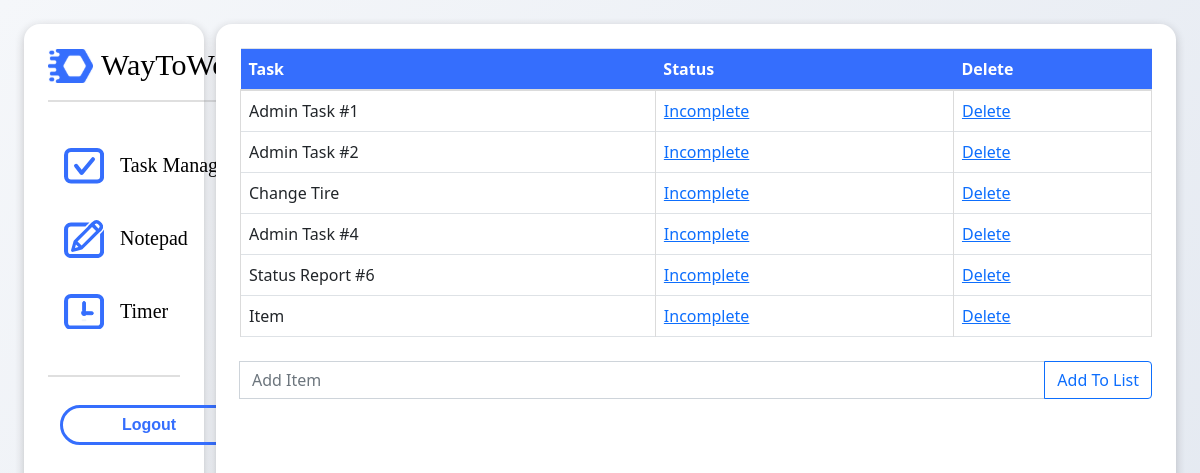
The page /todo/ (signed in) on the database its author committed.
### WhenToWork/models.py (models this page shows, shortened)
class List(models.Model):
    item = models.CharField(max_length=200, default='New Item')
    completed = models.BooleanField(default=False)
    user = models.ForeignKey(User, on_delete=models.CASCADE, related_name='todolist', null=True)
    created_at = models.DateTimeField(auto_now_add=True)
    modified_at = models.DateTimeField(auto_now=True)

### WhenToWork/views.py (the view)
# urls.py: path('todo/', todo , name="todo"),
def todo(request):
    all_items = List.objects.all
    if request.method == 'POST':
       form = ListForm(request.POST)
       user = request.user
       if form.is_valid():
           n = form.cleaned_data["item"]
           t=List(item=n)
           t.save
           request.user.todolist.add(t,bulk=False)
           all_items = List.objects.all
           messages.success(request, ('Item Has Been Added To List!'))
           return render(request, 'todo.html', {'all_items': all_items})
    else:
        all_items = List.objects.all
        return render(request, 'todo.html', {'all_items': all_items})

### WhenToWork/templates/todo.html (shortened to what this page needs)
{% extends 'base.html' %}
{% block content %}
<body>
    <div class="container.is-max-widescreen, container.is-max-desktop">
      <div class="layout" >
        <div class="topsidebar">
          <div class = "logo">
                <svg xmlns="http://www.w3.org/2000/svg" xmlns:xlink="http://www.w3.org/1999/xlink" width="202" height="36" viewBox="0 0 202 36">
                    <text id="WayToWork" transform="translate(53 27)" font-size="30" font-family="FormaDJRDisplay-Medium, Forma DJR Display" font-weight="500"><tspan x="0" y="0">WayToWork</tspan></text>
                  </svg>
          </div>
        <hr style="height:2px;border-width:0;color:gray;background-color:gray">
        <br>
        <a href="/todo/">&nbsp;&nbsp;&nbsp;<svg xmlns="http://www.w3.org/2000/svg" width="118" height="24" viewBox="0 0 118 24">
            <text id="Task_Manager" data-name="Task Manager" transform="translate(0 18)" font-size="20" font-family="FormaDJRDisplay-Medium, Forma DJR Display" font-weight="500"><tspan x="0" y="0">Task Manager</tspan></text>
          </svg>
        </a>
        <br>
        <a href="/notepad/">&nbsp;&nbsp;&nbsp;<svg xmlns="http://www.w3.org/2000/svg" width="118" height="24" viewBox="0 0 118 24">
            <text id="Task_Manager" data-name="Task Manager" transform="translate(0 18)" font-size="20" font-family="FormaDJRDisplay-Medium, Forma DJR Display" font-weight="500"><tspan x="0" y="0">Notepad</tspan></text>
          </svg>
        </a>
        <br>
        <a href="/timer/">&nbsp;&nbsp;&nbsp;<svg xmlns="http://www.w3.org/2000/svg" width="49" height="24" viewBox="0 0 49 24">
            <text id="Timer" transform="translate(0 18)" font-size="20" font-family="FormaDJRDisplay-Medium, Forma DJR Display" font-weight="500"><tspan x="0" y="0">Timer</tspan></text>
          </svg>
        </a>
        <br>
        </div>
        <hr style="height:2px;border-width:0;color:gray;background-color:gray">
        <div class="btn-holder">
        {% if user.is_authenticated %}
        <a  href= "/logout/" class="button-3" style="align-items: baseline;">Logout</a>
        {% endif %}
        </div>
      </div>
      <div class="layoutTwo">
          {% if all_items %}
          <table class="table table-bordered">
              <thead class="thead-dark" style="background-color:#356efd">
                  <tr>
                    <th scope="col" style="color: white;">Task</th>
                    <th scope="col"style="color: white;">Status</th>
                    <th scope="col"style="color: white;">Delete</th>
                  </tr>
              </thead>
          {% for things in user.todolist.all %}
              {% if things.completed %}
                  <tr class = "table-secondary">
                      <td>{{things.item}}</td>
                      <td><a href ="{% url 'uncross' things.id %}">Complete</a></td>
                      <td><a href ="{% url 'delete' things.id %}">Delete</a></td>
                  </tr>
              {% else %}
                  <tr>
                      <td>{{things.item}}</td>
                      <td><a href ="{% url 'cross_off' things.id %}">Incomplete</a></td>
                      <td><a href ="{% url 'delete' things.id %}">Delete</a></td>
                  </tr>
              {% endif %}
              {% endfor %}
          </table>
  {% endif %}
      <form class="d-inline-md-flex p-2, input-group mb-3" method ="POST">{% csrf_token %}
          <input class="form-control" type="search" placeholder="Add Item" aria-label="Search" name= "item">
          <button class="btn btn-outline-primary" type="submit">Add To List</button>
      </form>
      </div>
</body>
{% endblock %}

### WhenToWork/static/css/base.css (style rules this page uses)
* { -webkit-box-sizing: border-box; -moz-box-sizing: border-box; box-sizing: border-box; }
html { color: #356efd; background: rgb(14, 13, 13); background-image: linear-gradient(135deg, #f5f7fa 0%, #627fad2f 100%); background-repeat: no-repeat; background-size: cover; width: 100%; height: 100%; }
hr { display: block; margin-top: 0.5em; margin-bottom: 0.5em; color: black; margin-left: auto; margin-right: auto; border-style: inset; border-width: 1px; }

### WhenToWork/static/css/styles.css (style rules this page uses)
.layoutTwo { background-color: white; overflow: hidden; position: absolute; right: 0; top: 0; bottom: 0; margin-top: 3vh; height: 100%; width: 80%; padding: 3vh; margin: 3vh; height: 95vh; border-radius: 1rem; box-shadow: 0 3px 10px rgba(36, 35, 35, 0.24); }
.layout { top:0; bottom: 0; padding: 3vh; margin: 3vh; width: 15%; height: 95vh; background-color: white; border-radius: 1rem; box-shadow: 0 3px 10px rgba(36, 35, 35, 0.24); flex-wrap: wrap; flex-direction: column; display: flex; }
.logo { text-align: center; }
.layout a { padding:6px 8px 6px 16px; text-decoration: none; font-size:20px; display:block; }
hr { width: 100%; }
.layout .btn-holder .button-3 { appearance: none; background-color: transparent; border: 3px solid #356efd; border-radius: 30px; box-sizing: border-box; color: #356efd; cursor: pointer; display: inline-block; font-family: forma-djr-display, sans-serif; font-size: 2vh; font-weight: 600; line-height: normal; margin: .75rem; min-height: 10px; min-width: 1rem; outline: none; padding: .5rem; text-align: center; text-decoration: none; transition: all 300ms cubic-bezier(.23, 1, 0.32, 1); user-select: none; -webkit-user-select: none; touch-action: manipulation; width: 90%; will-change: transform; }
.layout .btn-holder { justify-content: flex-end; display: flex; align-items:flex-end; }

### rows shown on the page
List: item "Admin Task #1"
List: item "Admin Task #2"
List: item "Change Tire"
List: item "Admin Task #4"
List: item "Status Report #6"
List: item "Item"
